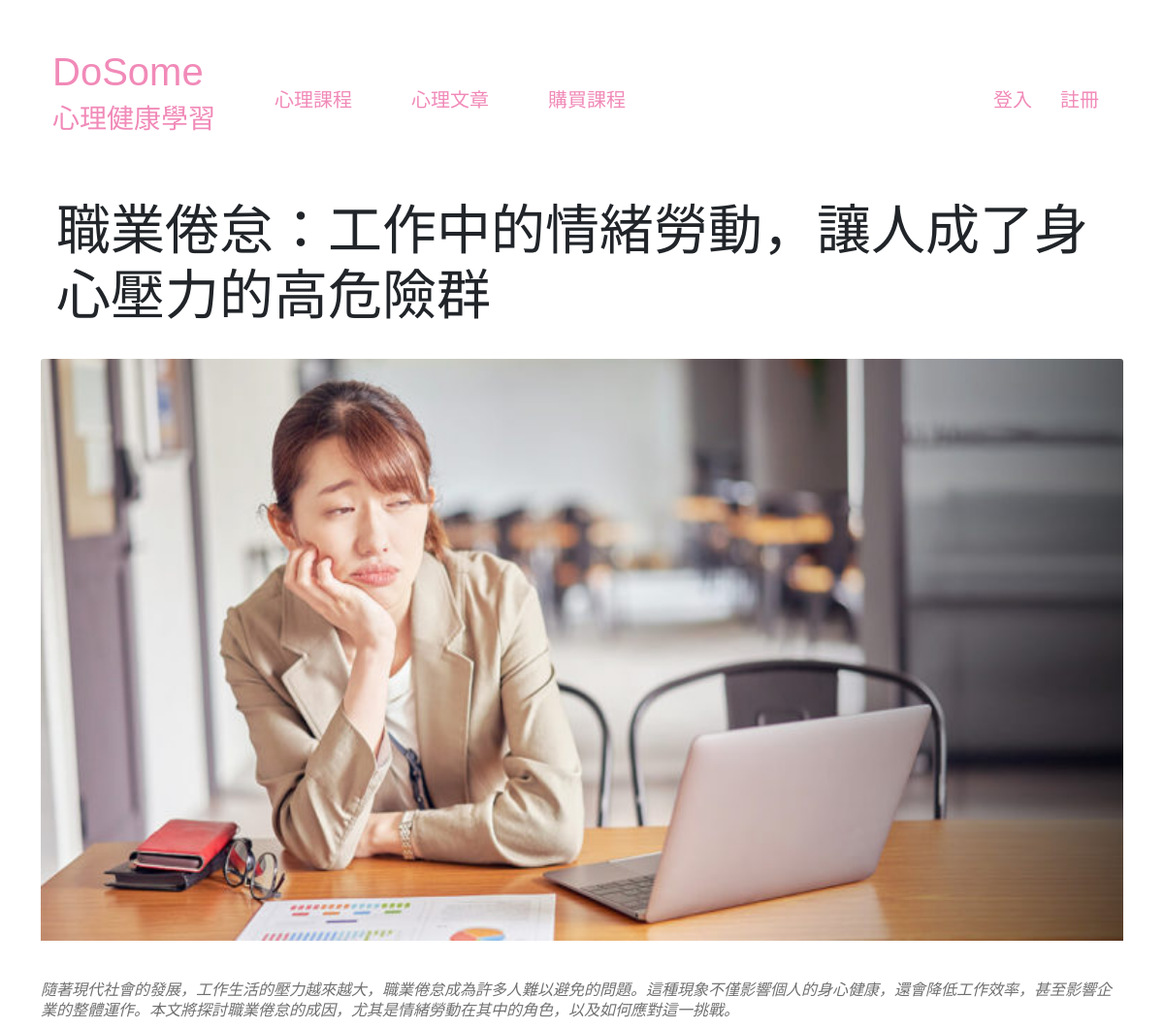
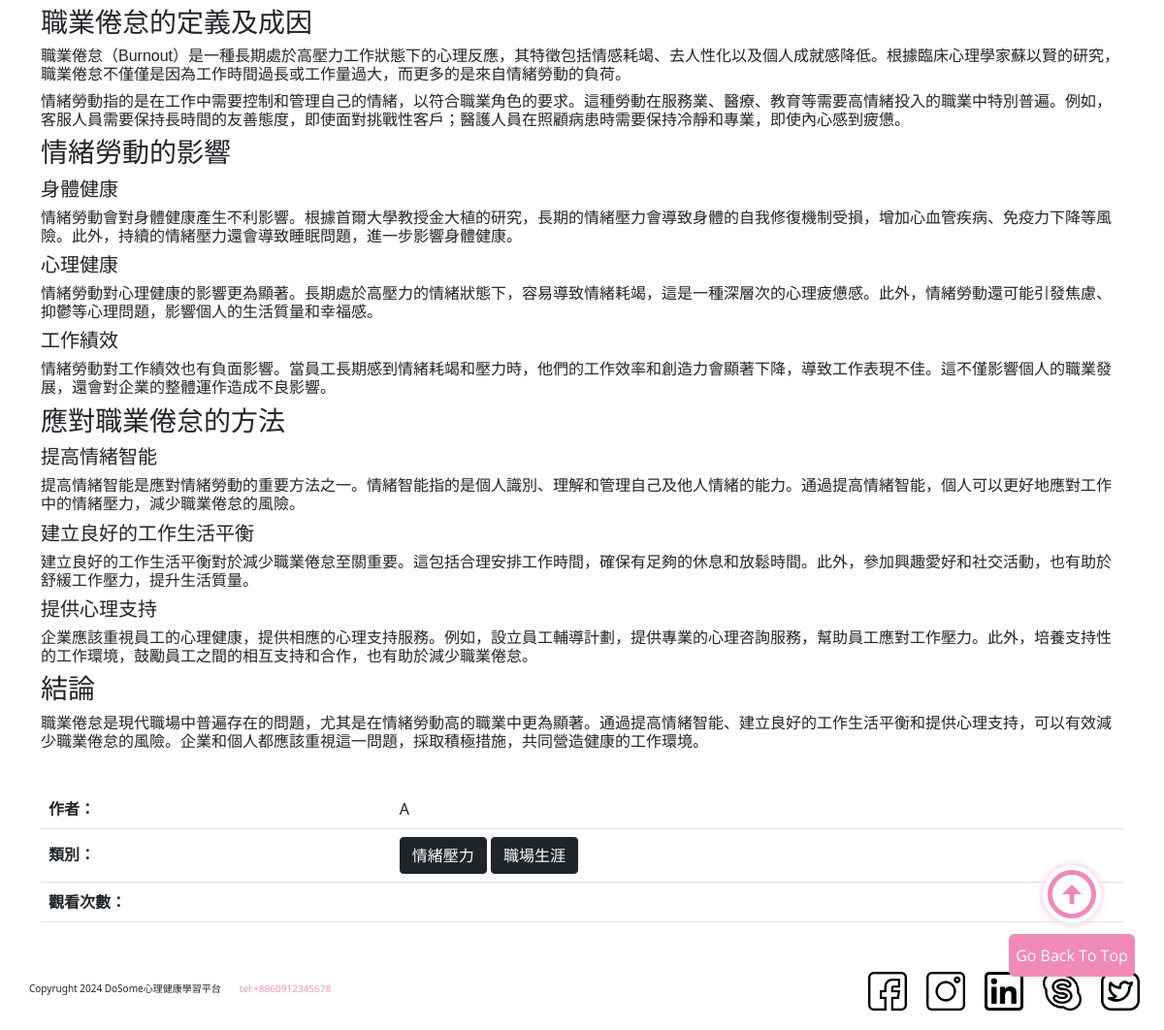
The page /post/8/ on the database its author committed (2 pictures, top to bottom).
### mentalhealth/models.py (models this page shows, shortened)
class Post(models.Model, HitCountMixin):
    teacher = models.ForeignKey(Profile, on_delete=models.CASCADE)
    subject = models.CharField(max_length=255)  #標題
    content = MDTextField(verbose_name='内容')  #內容
    image = models.ImageField(upload_to='course/') #(cake)
    classifys = models.ManyToManyField(Classify, through="PostClassify", through_fields=('post', 'classify'))
    create_date = models.DateField(default=timezone.now)  #貼文時間
    hit_count_generic = GenericRelation(
        HitCount, object_id_field='object_pk',
        related_query_name='hit_count_generic_relation'
    )
    class Meta:
        verbose_name = "發佈文章"
        verbose_name_plural = verbose_name

class Profile(AbstractUser):
    address = models.CharField(max_length=255)
    phone = models.CharField(max_length=15)
    is_approved = models.BooleanField(default=False)
    is_student = models.BooleanField(default=False)
    is_teacher = models.BooleanField(default=False)

class Classify(models.Model):
    classifyname = models.CharField(max_length=100)
    available = models.BooleanField()
    def __str__(self):
        return self.classifyname

### mentalhealth/views.py (the view)
# urls.py: path("post/<int:post_id>/", views.post, name='post'),
def post(request, post_id):
    post = get_object_or_404(Post, id=post_id)
    post.content = markdown.markdown(post.content,
                                     extensions=[
                                      'markdown.extensions.extra',
                                      'markdown.extensions.codehilite',
                                      'markdown.extensions.toc',
                                  ],
                                  safe_mode=True,
                                  enable_attributes=False)
    return render(request, 'mentalhealth/post.html', {'post': post})

### mentalhealth/templates/mentalhealth/post.html (shortened to what this page needs)
{% extends 'mentalhealth/base.html' %}
{% block content %}
    <div class="p-3 mb-2 text-dark"><h1 class="display-4">{{ post.subject }}</h1></div>
        <div class="row">
            <div class="col-md-12">
                    <img width="840" height="600" src="{{ post.image.url }}" class="card-img-top" alt="{{ post.subject }}">
                    <br>
                    <br>
                    <p>{{ post.content|safe}}</p>
                    <br>
                    <table class="table">
                        <tr>
                            <th>作者：</th>
                            <td>{{ post.teacher }}</td>
                        </tr>
                        <tr>
                            <th>類別：</th>
                            <td>{% for iclassify in post.classifys.all %}<a href="#" class="btn btn-dark" style="color:white;">{{ iclassify }}</a> {% endfor %}</td>
                        </tr>
                        <tr>
                            <th>觀看次數：</th>
                            <td>{{ post.hit_count.hits }}</td>
                        </tr>
                    </table>
            </div>
        </div>
    </div>
{% endblock %}

### static/css/style.css (style rules this page uses)
h1,h2,h3,h4,h5,h6 { font-family: 'Noto Sans TC', sans-serif; }
p,a,span,li,label { font-family: 'Open Sans', sans-serif; }
img { max-width:100%; }
.btn { background-color: #f05f5c; padding: 7px 28px; border-radius: 20px; border: none; }
p { font-size: 16px; line-height: 26px; color: #707070; }

### static/css/basic.css (style rules this page uses)
:root { --black: #000000ff; --grey:#545454ff; --silver:#6f6f6fff; --spanish:#999999FF; --gainsboro:#e0e0e0ff; --white:#ffffffff; --pink: #F18AB8ff; --mimi: #F9CDDEff; --piggy: #FAE4EEff; --red: #FF0000ff; --empty:#ffffff00; --info: #2F80EDff; --success: #27AE60ff; --error: #EB5757ff; --warning: #E2B93Bff; --h1:30px; --h2:26px; --h3:24px; --h4:22px; --h5:20px; --h6:18px; --normal:16px; --small:14px; --mini:12px; --spacing1:8px; --spacing2:16px; --spacing3:24px; --spacing4:32px; --spacing5:40px; --spacing6:56px; --spacing7:72px; --spacing8:80px; --spacing9:96px; --spacing10:120px; --size_normal:10px; --size_basic:0.1; }
html,body { font-family: "Nanum Gothic","微軟正黑體","sans-serif"; color: var(--grey,#545454ff); height: 100%; font-size: var(--normal); }
a:link,a:active,a:visited { color: var(--pink,#F18AB8ff); text-decoration: none; }
h1 { font-size: var(--h1, 30px); font-weight: 800; line-height: calc(var(--size_basic, 0.1)*25); margin: calc(var(--size_normal, 10px)*2) 0; }
h3 { font-size: var(--h3, 24px); font-weight: 400; line-height: calc(var(--size_basic, 0.1)*20); text-transform: uppercase; }
h5 { font-size: var(--h5, 20px); font-weight: 400; line-height: calc(var(--size_basic, 0.1)*20); }
h6 { font-size: var(--h6, 18px); font-weight: 400; line-height: calc(var(--size_basic, 0.1)*20); }
p { font-size: var(--normal, 16px); line-height: calc(var(--size_basic, 0.1)*13); }

### rows shown on the page
Post: subject "職業倦怠：工作中的情緒勞動，讓人成了身心壓力的高危險群", image (picture), content "隨著現代社會的發展，工作生活的壓力越來越大，職業倦怠成為許多人難以避免的問題。這種現象不僅影響個人的身心健康，還會降低工作效率，甚至影響企業的整體運作。本文將探討職業倦怠的成因，尤其是情緒勞動在其中的角色，以及如何應對這一挑戰。 職業倦怠的定義及成因 職業倦怠（Burnout）是一種長期處於高壓力工作狀態下的心理反應，其特徵包括情感耗竭、去人性化以及個人成就感降低。根據臨床心理學家蘇以賢的研究，職業倦怠不僅僅是因為工作時間過長或工作量過大，而更多的是來自情緒勞動的負荷。 情緒勞動指的是在工作中需要控制和管理自己的情緒，以符合職業角色的要求。這種勞動在服務業、醫療、教育等需要高情緒投入的職業中特別普遍。例如，客服人員需要保持長時間的友善態度，即使面對挑戰性客戶；醫護人員在照顧病患時需要保持冷靜和專業，即使內心感到疲憊。 情緒勞動的影響 身體健康 情緒勞動會對身體健康產生不利影響。根據首爾大學教授金大植的研究，長期的情緒壓力會導致身體的自我修復機制受損，增加心血管疾病、免疫力下降等風險。此外，持續的情緒壓力還會導致睡眠問題，進一步影響身體健康。 心理健康 情緒勞動對心理健康的影響更為顯著。長期處於高壓力的情緒狀態下，容易導致情緒耗竭，這是一種深層次的心理疲憊感。此外，情緒勞動還可能引發焦慮、抑鬱等心理問題，影響個人的生活質量和幸福感。 工作績效 情緒勞動對工作績效也有負面影響。當員工長期感到情緒耗竭和壓力時，他們的工作效率和創造力會顯著下降，導致工作表現不佳。這不僅影響個人的職業發展，還會對企業的整體運作造成不良影響。 應對職業倦怠的方法 提高情緒智能…", teacher "A"
Classify: classifyname "情緒壓力"
Classify: classifyname "職場生涯"
